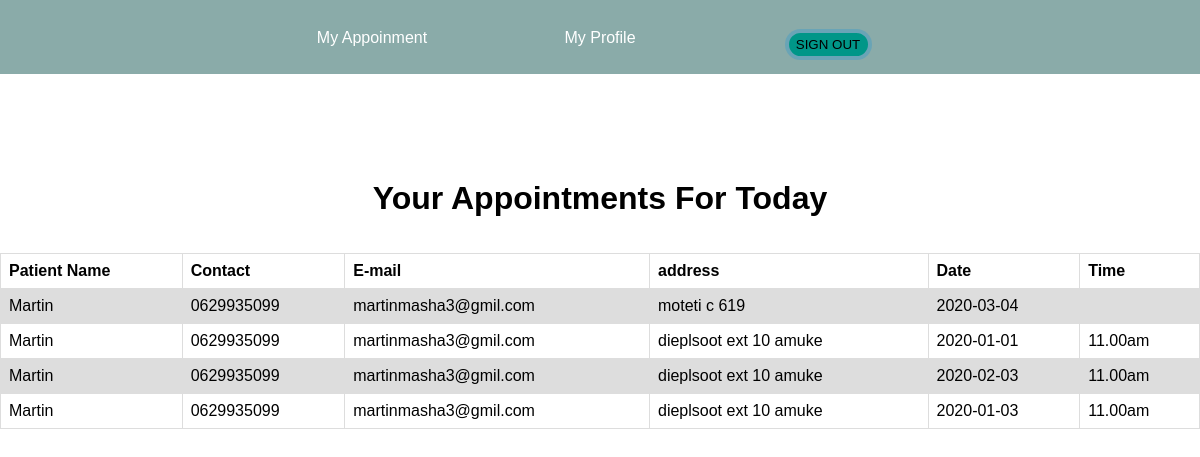
/doctors/myAppoinment.php (signed in), run on the app's committed database.
### tables this page shows
CREATE TABLE `booking` (
  `booking_id` int(22) NOT NULL,
  `docname` varchar(22) NOT NULL,
  `userid` int(22) NOT NULL,
  `doccontact` varchar(22) NOT NULL,
  `expertise` varchar(22) NOT NULL,
  `fee` varchar(22) NOT NULL,
  `pntname` varchar(22) NOT NULL,
  `pntcontact` varchar(22) NOT NULL,
  `email` varchar(111) NOT NULL,
  `address` varchar(22) NOT NULL,
  `dates` date NOT NULL,
  `timee` varchar(22) NOT NULL,
  `payment` varchar(22) NOT NULL
);

### doctors/myAppoinment.php (the view, shortened to what this page needs)
<?php include('header.php'); ?>
			<div class="result" style="margin-top:180px;">
				<center><h1>Your Appointments For Today</h1></center><br><br>
				<?php
					include('../config.php');
					$sql = " SELECT * FROM booking WHERE userid='".$_SESSION["name"]."'";
					$result = mysqli_query($conn,$sql);
					$count = mysqli_num_rows($result);
					if($count>=1){
						echo "<table border='1' align='center' cellpadding='32'>
							<tr>
								<th>Patient Name</th>
								<th>Contact</th>
								<th>E-mail</th>
								<th>address</th>
								<th>Date</th>
								<th>Time</th>
							</tr>";
						while($row=mysqli_fetch_array($result)){
								echo "<tr>";
								echo "<td>".$row['pntname']."</td>";
								echo "<td>".$row['pntcontact']."</td>";
								echo "<td>".$row['email']."</td>";
								echo "<td>".$row['address']."</td>";
								echo "<td>".$row['dates']."</td>";
								echo "<td>".$row['timee']."</td>";
								echo "</tr>";
						}
						echo "</table>";
					}
					else{
						print "<p align='center'>Sorry, No match found for your search result..!!!</p>";
					}
					?>
			</div>
</body>
</html>

### style.css (style rules this page uses)
* { margin:0px; padding:0px; font-family:"montserrat",sans-serif; }
table { font-family: arial sans-serif; border-collapse: collapse; Width:100%; height:50px; }
td,th { border:1px solid #dddddd; text-align:left; padding:8px; }
tr:nth-child(even) { background-color: #dddddd; }

### data on the page
booking: pntname "Martin", pntcontact "0629935099", email "martinmasha3@gmil.com", address "moteti c 619", dates "2020-03-04"
booking: pntname "Martin", pntcontact "0629935099", email "martinmasha3@gmil.com", address "dieplsoot ext 10 amuke", dates "2020-01-01", timee "11.00am"
booking: pntname "Martin", pntcontact "0629935099", email "martinmasha3@gmil.com", address "dieplsoot ext 10 amuke", dates "2020-02-03", timee "11.00am"
booking: pntname "Martin", pntcontact "0629935099", email "martinmasha3@gmil.com", address "dieplsoot ext 10 amuke", dates "2020-01-03", timee "11.00am"
